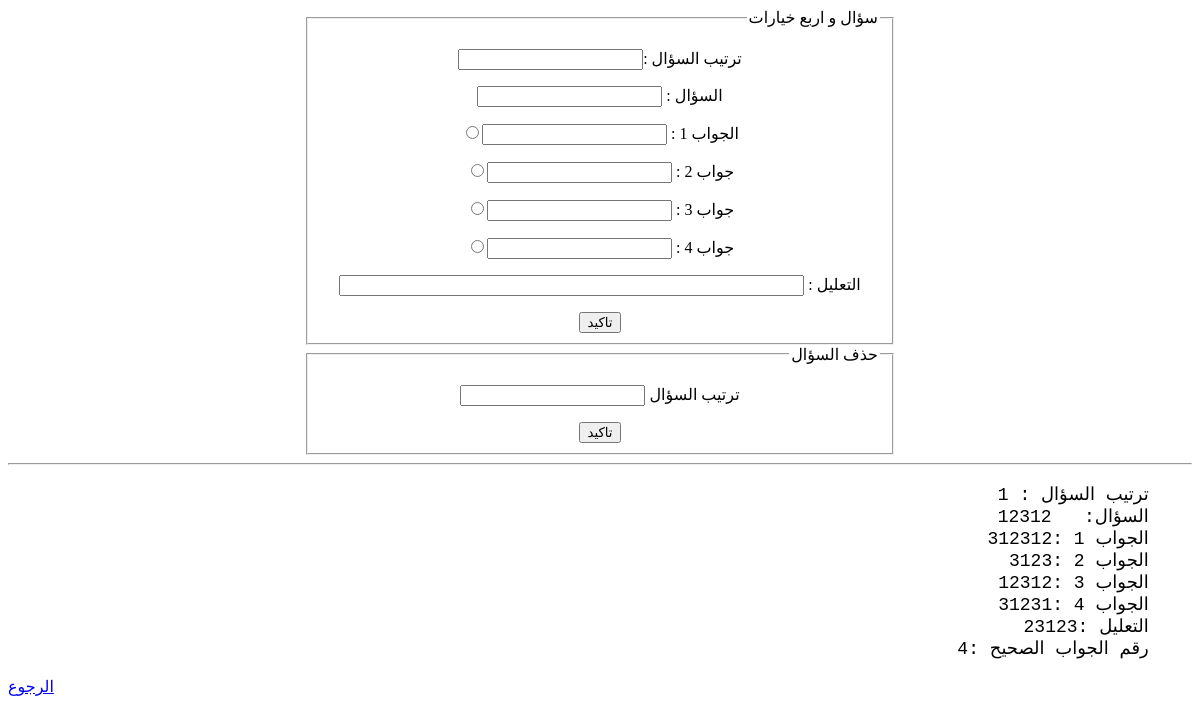
The page /firstyear/main/firstsemester/E/AE/AEnGM/AEnG on the database as committed earlier.
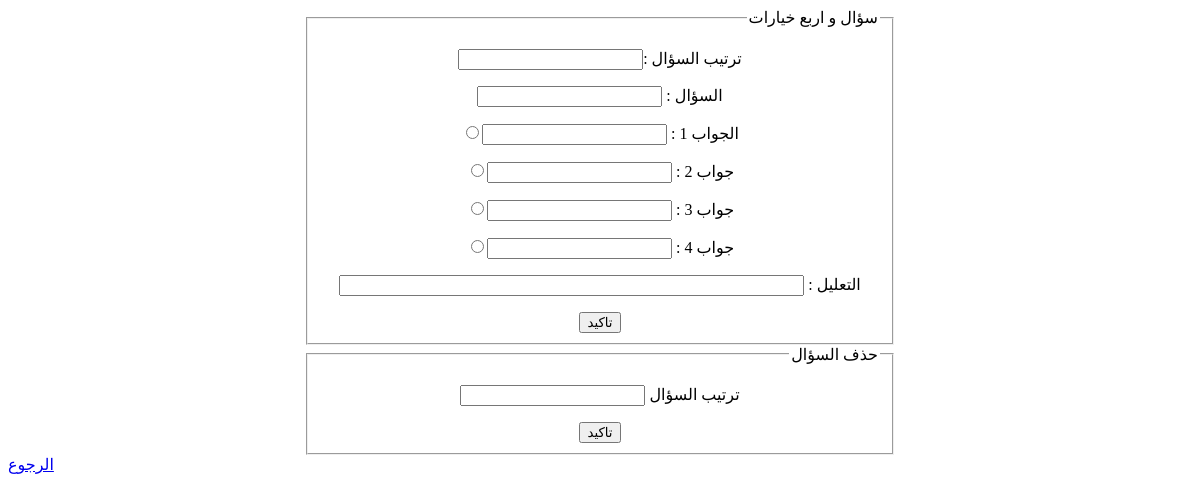
The same page on the database as committed later.
### firstyear/models.py (models this page shows)
class AEG(models.Model):
    ExNo = models.ForeignKey(AEGM, on_delete=models.CASCADE, default=1)
    question = models.TextField(null=False)
    ans1 = models.TextField(null=False)
    ans2 = models.TextField(null=False)
    ans3 = models.TextField(null=False)
    ans4 = models.TextField(null=False)
    why = models.TextField(default='')
    No_true = models.IntegerField(default=1, null=False)
    number = models.IntegerField(default=1, null=False)
    class Meta:
        ordering = ['number']

### firstyear/views.py (the view, shortened to what this page needs)
# urls.py: path('main/firstsemester/E/AE/AEnGM/AEnG', views.AEnG, name='AEnG'),
def AEnG(request):
    db = AEGM.objects.first()
    list = AEG.objects.all()
    return render(request, 'firstyear/E/AEnG.html', {'names': list})

### templates/firstyear/E/AEnG.html (shortened to what this page needs)
<!DOCTYPE html>
<html lang="en">
<head>
</head>
<body>
<div style="text-align: center;">
<center>
    <div align="center" style="width: 50%; height:50%">
        <form method="POST" style="align-items: center">
            <fieldset dir="rtl">
                <legend>سؤال و اربع خيارات</legend>
                <p>
                    <label>ترتيب السؤال :<input name="number" type="number"></label>
                </p>
                <p>
                    <label>السؤال : <input name="question" type="text"/></label>
                </p>
                <p>
                    <label>الجواب 1 : <input name="ans1" type="text"/></label><input name="No" type="radio" value=1>
                </p>
                <p>
                    <label>جواب 2 : <input name="ans2" type="text"/></label><input name="No" type="radio" value=2>
                </p>
                <p>
                    <label>جواب 3 : <input name="ans3" type="text"/></label><input name="No" type="radio" value=3>
                </p>
                <p>
                    <label>جواب 4 : <input name="ans4" type="text"/></label><input name="No" type="radio" value=4>
                </p>
                <p>
                    <label>التعليل : <input name="why" size="55px;" type="text"/></label>
                </p>
                <input name="add" type="submit" value="تاكيد">
            </fieldset>
        </form>
    </div>
    </center>
</div>
<div style="text-align: center;">
<center>
    <div align="center" style="width: 50%; height:50%">
        <form method="POST">
            <fieldset dir="rtl">
                <legend>حذف السؤال</legend>
                <p>
                    <label>ترتيب السؤال <input name="number" type="number"/></label>
                </p>
                <input name="delete" type="submit" value="تاكيد">
            </fieldset>
        </form>
    </div>
    </center>
</div>
<div align="right" dir="rtl" >
{%for x in names%}
    <hr>
    <pre style="font-size: 18px">
    ترتيب السؤال : {{x.number}}
    السؤال:   {{x.question}}
    الجواب 1 :{{x.ans1}}
    الجواب 2 :{{x.ans2}}
    الجواب 3 :{{x.ans3}}
    الجواب 4 :{{x.ans4}}
    التعليل :{{x.why}}
    رقم الجواب الصحيح :{{x.No_true}}
</pre>
{% endfor %}
    </div>
<a href="{% url 'AEnGM'%}">الرجوع</a>
</body>
</html>

Rows that differ between the two databases and show on the page:
removed AEG: number "1", question "12312", ans1 "312312", ans2 "3123", ans3 "12312", ans4 "31231", why "23123", No_true "4"
